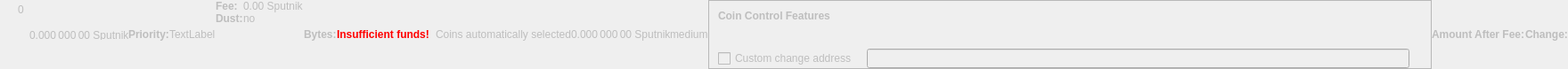
    <widget class="QWidget" name="dummyHideWidget" native="true">
     <property name="enabled">
      <bool>false</bool>
     </property>
     <property name="maximumSize">
      <size>
       <width>100</width>
       <height>22</height>
      </size>
     </property>
     <layout class="QHBoxLayout" name="dummyHideLayout">
      <property name="spacing">
       <number>0</number>
      </property>
      <property name="leftMargin">
       <number>0</number>
      </property>
      <property name="topMargin">
       <number>0</number>
      </property>
      <property name="rightMargin">
       <number>0</number>
      </property>
      <property name="bottomMargin">
       <number>0</number>
      </property>
      <item>
       <layout class="QFormLayout" name="formLayoutCoinControl1">
        <property name="horizontalSpacing">
         <number>10</number>
        </property>
        <property name="verticalSpacing">
         <number>14</number>
        </property>
        <property name="leftMargin">
         <number>10</number>
        </property>
        <property name="topMargin">
         <number>4</number>
        </property>
        <property name="rightMargin">
         <number>6</number>
        </property>
        <item row="0" column="1">
         <widget class="QLabel" name="labelCoinControlBytes">
          <property name="cursor">
           <cursorShape>IBeamCursor</cursorShape>
          </property>
          <property name="contextMenuPolicy">
           <enum>Qt::ActionsContextMenu</enum>
          </property>
          <property name="text">
           <string notr="true">0</string>
          </property>
          <property name="textInteractionFlags">
           <set>Qt::LinksAccessibleByMouse|Qt::TextSelectableByKeyboard|Qt::TextSelectableByMouse</set>
          </property>
         </widget>
        </item>
       </layout>
      </item>
      <item>
       <widget class="QLabel" name="labelCoinControlAfterFee">
        <property name="enabled">
         <bool>false</bool>
        </property>
        <property name="sizePolicy">
         <sizepolicy hsizetype="Fixed" vsizetype="Fixed">
          <horstretch>0</horstretch>
          <verstretch>0</verstretch>
         </sizepolicy>
        </property>
        <property name="minimumSize">
         <size>
          <width>111</width>
          <height>12</height>
         </size>
        </property>
        <property name="maximumSize">
         <size>
          <width>111</width>
          <height>12</height>
         </size>
        </property>
        <property name="cursor">
         <cursorShape>IBeamCursor</cursorShape>
        </property>
        <property name="contextMenuPolicy">
         <enum>Qt::ActionsContextMenu</enum>
        </property>
        <property name="text">
         <string notr="true">0.000 000 00 Sputnik</string>
        </property>
        <property name="textInteractionFlags">
         <set>Qt::LinksAccessibleByMouse|Qt::TextSelectableByKeyboard|Qt::TextSelectableByMouse</set>
        </property>
       </widget>
      </item>
      <item>
       <widget class="QLabel" name="labelCoinControlPriorityText">
        <property name="enabled">
         <bool>false</bool>
        </property>
        <property name="font">
         <font>
          <weight>75</weight>
          <bold>true</bold>
         </font>
        </property>
        <property name="text">
         <string>Priority:</string>
        </property>
       </widget>
      </item>
      <item>
       <layout class="QHBoxLayout" name="horizontalLayout">
        <item>
         <widget class="QLabel" name="WarningLabel">
          <property name="text">
           <string>TextLabel</string>
          </property>
         </widget>
        </item>
       </layout>
      </item>
      <item>
       <layout class="QFormLayout" name="formLayoutCoinControl3">
        <property name="horizontalSpacing">
         <number>0</number>
        </property>
        <property name="verticalSpacing">
         <number>0</number>
        </property>
        <property name="leftMargin">
         <number>0</number>
        </property>
        <property name="topMargin">
         <number>0</number>
        </property>
        <property name="rightMargin">
         <number>0</number>
        </property>
        <item row="0" column="0">
         <widget class="QLabel" name="labelCoinControlFeeText">
          <property name="enabled">
           <bool>false</bool>
          </property>
          <property name="font">
           <font>
            <weight>75</weight>
            <bold>true</bold>
           </font>
          </property>
          <property name="text">
           <string>Fee:</string>
          </property>
          <property name="margin">
           <number>0</number>
          </property>
         </widget>
        </item>
        <item row="0" column="1">
         <widget class="QLabel" name="labelCoinControlFee">
          <property name="enabled">
           <bool>false</bool>
          </property>
          <property name="cursor">
           <cursorShape>IBeamCursor</cursorShape>
          </property>
          <property name="contextMenuPolicy">
           <enum>Qt::ActionsContextMenu</enum>
          </property>
          <property name="text">
           <string notr="true">0.00 Sputnik</string>
          </property>
          <property name="textInteractionFlags">
           <set>Qt::LinksAccessibleByMouse|Qt::TextSelectableByKeyboard|Qt::TextSelectableByMouse</set>
          </property>
         </widget>
        </item>
        <item row="1" column="0">
         <widget class="QLabel" name="labelCoinControlLowOutputText">
          <property name="enabled">
           <bool>false</bool>
          </property>
          <property name="font">
           <font>
            <weight>75</weight>
            <bold>true</bold>
           </font>
          </property>
          <property name="text">
           <string>Dust:</string>
          </property>
         </widget>
        </item>
        <item row="1" column="1">
         <widget class="QLabel" name="labelCoinControlLowOutput">
          <property name="enabled">
           <bool>false</bool>
          </property>
          <property name="cursor">
           <cursorShape>IBeamCursor</cursorShape>
          </property>
          <property name="contextMenuPolicy">
           <enum>Qt::ActionsContextMenu</enum>
          </property>
          <property name="text">
           <string>no</string>
          </property>
          <property name="textInteractionFlags">
           <set>Qt::LinksAccessibleByMouse|Qt::TextSelectableByKeyboard|Qt::TextSelectableByMouse</set>
          </property>
         </widget>
        </item>
       </layout>
      </item>
      <item>
       <widget class="QLabel" name="labelCoinControlBytesText">
        <property name="enabled">
         <bool>false</bool>
        </property>
        <property name="font">
         <font>
          <weight>75</weight>
          <bold>true</bold>
         </font>
        </property>
        <property name="text">
         <string>Bytes:</string>
        </property>
       </widget>
      </item>
      <item>
       <layout class="QFormLayout" name="formLayoutCoinControl2">
        <property name="horizontalSpacing">
         <number>0</number>
        </property>
        <property name="verticalSpacing">
         <number>0</number>
        </property>
        <property name="leftMargin">
         <number>0</number>
        </property>
        <property name="topMargin">
         <number>0</number>
        </property>
        <property name="rightMargin">
         <number>0</number>
        </property>
       </layout>
      </item>
      <item>
       <layout class="QHBoxLayout" name="horizontalLayoutCoinControl2">
        <property name="spacing">
         <number>0</number>
        </property>
        <property name="bottomMargin">
         <number>0</number>
        </property>
       </layout>
      </item>
      <item>
       <widget class="QLabel" name="labelCoinControlInsuffFunds">
        <property name="enabled">
         <bool>false</bool>
        </property>
        <property name="minimumSize">
         <size>
          <width>0</width>
          <height>0</height>
         </size>
        </property>
        <property name="font">
         <font>
          <weight>75</weight>
          <bold>true</bold>
         </font>
        </property>
        <property name="styleSheet">
         <string notr="true">color:red;font-weight:bold;</string>
        </property>
        <property name="text">
         <string>Insufficient funds!</string>
        </property>
        <property name="margin">
         <number>5</number>
        </property>
       </widget>
      </item>
      <item>
       <layout class="QFormLayout" name="formLayoutCoinControl4">
        <property name="horizontalSpacing">
         <number>0</number>
        </property>
        <property name="verticalSpacing">
         <number>0</number>
        </property>
        <property name="leftMargin">
         <number>0</number>
        </property>
        <property name="topMargin">
         <number>0</number>
        </property>
        <property name="rightMargin">
         <number>0</number>
        </property>
       </layout>
      </item>
      <item>
       <widget class="QLabel" name="labelCoinControlChangeLabel">
        <property name="enabled">
         <bool>false</bool>
        </property>
        <property name="sizePolicy">
         <sizepolicy hsizetype="Preferred" vsizetype="Expanding">
          <horstretch>0</horstretch>
          <verstretch>0</verstretch>
         </sizepolicy>
        </property>
        <property name="minimumSize">
         <size>
          <width>0</width>
          <height>0</height>
         </size>
        </property>
        <property name="text">
         <string/>
        </property>
        <property name="margin">
         <number>3</number>
        </property>
       </widget>
      </item>
      <item>
       <widget class="QLabel" name="labelCoinControlAutomaticallySelected">
        <property name="enabled">
         <bool>false</bool>
        </property>
        <property name="sizePolicy">
         <sizepolicy hsizetype="Fixed" vsizetype="Fixed">
          <horstretch>0</horstretch>
          <verstretch>0</verstretch>
         </sizepolicy>
        </property>
        <property name="minimumSize">
         <size>
          <width>0</width>
          <height>0</height>
         </size>
        </property>
        <property name="maximumSize">
         <size>
          <width>240</width>
          <height>16777215</height>
         </size>
        </property>
        <property name="text">
         <string>Coins automatically selected</string>
        </property>
        <property name="margin">
         <number>5</number>
        </property>
       </widget>
      </item>
      <item>
       <widget class="QLabel" name="labelCoinControlChange">
        <property name="enabled">
         <bool>false</bool>
        </property>
        <property name="sizePolicy">
         <sizepolicy hsizetype="Fixed" vsizetype="Fixed">
          <horstretch>0</horstretch>
          <verstretch>0</verstretch>
         </sizepolicy>
        </property>
        <property name="minimumSize">
         <size>
          <width>111</width>
          <height>0</height>
         </size>
        </property>
        <property name="maximumSize">
         <size>
          <width>111</width>
          <height>16777215</height>
         </size>
        </property>
        <property name="cursor">
         <cursorShape>IBeamCursor</cursorShape>
        </property>
        <property name="contextMenuPolicy">
         <enum>Qt::ActionsContextMenu</enum>
        </property>
        <property name="text">
         <string notr="true">0.000 000 00 Sputnik</string>
        </property>
        <property name="textInteractionFlags">
         <set>Qt::LinksAccessibleByMouse|Qt::TextSelectableByKeyboard|Qt::TextSelectableByMouse</set>
        </property>
       </widget>
      </item>
      <item>
       <widget class="QLabel" name="labelCoinControlPriority">
        <property name="enabled">
         <bool>false</bool>
        </property>
        <property name="cursor">
         <cursorShape>IBeamCursor</cursorShape>
        </property>
        <property name="contextMenuPolicy">
         <enum>Qt::ActionsContextMenu</enum>
        </property>
        <property name="text">
         <string>medium</string>
        </property>
        <property name="textInteractionFlags">
         <set>Qt::LinksAccessibleByMouse|Qt::TextSelectableByKeyboard|Qt::TextSelectableByMouse</set>
        </property>
       </widget>
      </item>
      <item>
       <widget class="QFrame" name="frameCoinControl">
        <property name="sizePolicy">
         <sizepolicy hsizetype="Expanding" vsizetype="Expanding">
          <horstretch>0</horstretch>
          <verstretch>0</verstretch>
         </sizepolicy>
        </property>
        <property name="maximumSize">
         <size>
          <width>16777215</width>
          <height>16777215</height>
         </size>
        </property>
        <property name="frameShape">
         <enum>QFrame::StyledPanel</enum>
        </property>
        <property name="frameShadow">
         <enum>QFrame::Sunken</enum>
        </property>
        <layout class="QVBoxLayout" name="verticalLayoutCoinControl2_2">
         <property name="spacing">
          <number>0</number>
         </property>
         <property name="leftMargin">
          <number>0</number>
         </property>
         <property name="topMargin">
          <number>0</number>
         </property>
         <property name="rightMargin">
          <number>0</number>
         </property>
         <property name="bottomMargin">
          <number>0</number>
         </property>
         <item>
          <layout class="QVBoxLayout" name="verticalLayoutCoinControl" stretch="0,0,0,1">
           <property name="spacing">
            <number>0</number>
           </property>
           <property name="leftMargin">
            <number>10</number>
           </property>
           <property name="topMargin">
            <number>10</number>
           </property>
           <item>
            <layout class="QHBoxLayout" name="horizontalLayoutCoinControl1">
             <property name="bottomMargin">
              <number>15</number>
             </property>
             <item>
              <widget class="QLabel" name="labelCoinControlFeatures">
               <property name="enabled">
                <bool>false</bool>
               </property>
               <property name="sizePolicy">
                <sizepolicy hsizetype="Preferred" vsizetype="Maximum">
                 <horstretch>0</horstretch>
                 <verstretch>0</verstretch>
                </sizepolicy>
               </property>
               <property name="font">
                <font>
                 <weight>75</weight>
                 <bold>true</bold>
                </font>
               </property>
               <property name="styleSheet">
                <string notr="true">font-weight:bold;</string>
               </property>
               <property name="text">
                <string>Coin Control Features</string>
               </property>
              </widget>
             </item>
            </layout>
           </item>
           <item>
            <widget class="QWidget" name="widgetCoinControl" native="true">
             <property name="sizePolicy">
              <sizepolicy hsizetype="Preferred" vsizetype="Preferred">
               <horstretch>0</horstretch>
               <verstretch>0</verstretch>
              </sizepolicy>
             </property>
             <property name="minimumSize">
              <size>
               <width>0</width>
               <height>0</height>
              </size>
             </property>
             <property name="styleSheet">
              <string notr="true"/>
             </property>
             <layout class="QHBoxLayout" name="horizontalLayoutCoinControl5_2">
              <property name="leftMargin">
               <number>0</number>
              </property>
              <property name="topMargin">
               <number>0</number>
              </property>
              <property name="rightMargin">
               <number>0</number>
              </property>
              <property name="bottomMargin">
               <number>0</number>
              </property>
              <item>
               <layout class="QHBoxLayout" name="horizontalLayoutCoinControl3">
                <property name="spacing">
                 <number>20</number>
                </property>
                <property name="topMargin">
                 <number>0</number>
                </property>
                <property name="bottomMargin">
                 <number>10</number>
                </property>
               </layout>
              </item>
             </layout>
            </widget>
           </item>
           <item>
            <layout class="QHBoxLayout" name="horizontalLayoutCoinControl4" stretch="0,0,0">
             <property name="spacing">
              <number>12</number>
             </property>
             <property name="sizeConstraint">
              <enum>QLayout::SetDefaultConstraint</enum>
             </property>
             <property name="topMargin">
              <number>5</number>
             </property>
             <property name="rightMargin">
              <number>5</number>
             </property>
             <item>
              <widget class="QCheckBox" name="checkBoxCoinControlChange">
               <property name="enabled">
                <bool>false</bool>
               </property>
               <property name="toolTip">
                <string>If this is activated, but the change address is empty or invalid, change will be sent to a newly generated address.</string>
               </property>
               <property name="text">
                <string>Custom change address</string>
               </property>
              </widget>
             </item>
             <item>
              <widget class="QValidatedLineEdit" name="lineEditCoinControlChange">
               <property name="enabled">
                <bool>false</bool>
               </property>
               <property name="sizePolicy">
                <sizepolicy hsizetype="Expanding" vsizetype="Fixed">
                 <horstretch>0</horstretch>
                 <verstretch>0</verstretch>
                </sizepolicy>
               </property>
              </widget>
             </item>
             <item>
              <widget class="QLabel" name="labelCoinControlChangeLabel_2">
               <property name="sizePolicy">
                <sizepolicy hsizetype="Preferred" vsizetype="Expanding">
                 <horstretch>0</horstretch>
                 <verstretch>0</verstretch>
                </sizepolicy>
               </property>
               <property name="minimumSize">
                <size>
                 <width>0</width>
                 <height>0</height>
                </size>
               </property>
               <property name="text">
                <string/>
               </property>
               <property name="margin">
                <number>3</number>
               </property>
              </widget>
             </item>
            </layout>
           </item>
           <item>
            <spacer name="verticalSpacerCoinControl">
             <property name="orientation">
              <enum>Qt::Vertical</enum>
             </property>
             <property name="sizeHint" stdset="0">
              <size>
               <width>800</width>
               <height>1</height>
              </size>
             </property>
            </spacer>
           </item>
          </layout>
         </item>
        </layout>
       </widget>
      </item>
      <item>
       <widget class="QLabel" name="labelCoinControlAfterFeeText">
        <property name="enabled">
         <bool>false</bool>
        </property>
        <property name="minimumSize">
         <size>
          <width>0</width>
          <height>0</height>
         </size>
        </property>
        <property name="maximumSize">
         <size>
          <width>16777215</width>
          <height>16777215</height>
         </size>
        </property>
        <property name="font">
         <font>
          <weight>75</weight>
          <bold>true</bold>
         </font>
        </property>
        <property name="text">
         <string>Amount After Fee:</string>
        </property>
        <property name="alignment">
         <set>Qt::AlignLeading|Qt::AlignLeft|Qt::AlignVCenter</set>
        </property>
        <property name="margin">
         <number>0</number>
        </property>
       </widget>
      </item>
      <item>
       <widget class="QLabel" name="labelCoinControlChangeText">
        <property name="enabled">
         <bool>false</bool>
        </property>
        <property name="sizePolicy">
         <sizepolicy hsizetype="Preferred" vsizetype="Preferred">
          <horstretch>0</horstretch>
          <verstretch>0</verstretch>
         </sizepolicy>
        </property>
        <property name="minimumSize">
         <size>
          <width>0</width>
          <height>0</height>
         </size>
        </property>
        <property name="maximumSize">
         <size>
          <width>16777215</width>
          <height>16777215</height>
         </size>
        </property>
        <property name="font">
         <font>
          <weight>75</weight>
          <bold>true</bold>
         </font>
        </property>
        <property name="text">
         <string>Change:</string>
        </property>
        <property name="alignment">
         <set>Qt::AlignLeading|Qt::AlignLeft|Qt::AlignVCenter</set>
        </property>
       </widget>
      </item>
     </layout>
    </widget>
